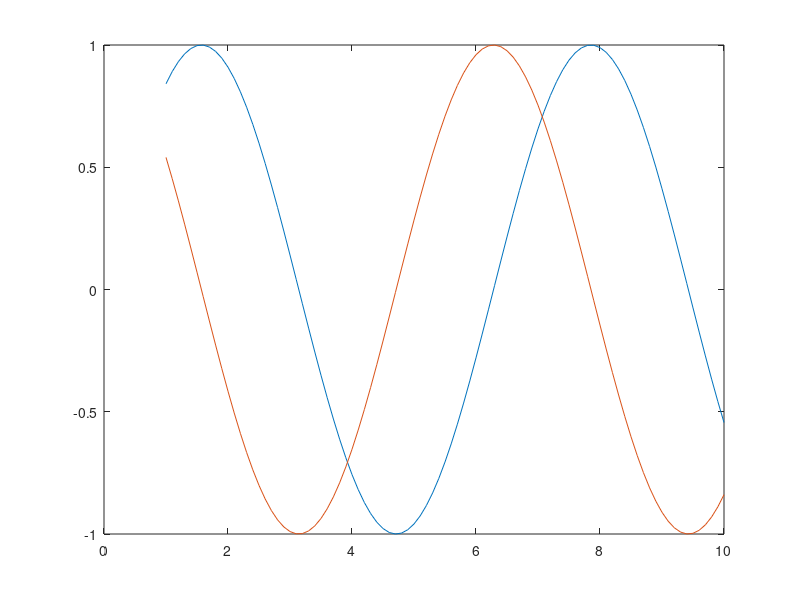

Write the MATLAB code that produced this figure.
%% plot
plot(1:0.1:10,sin(1:0.1:10), 1:0.1:10,cos(1:0.1:10))

% read from line
% written to file
% append to file

mymat = rand(2,3)
save testfile.dat mymat -ascii

mymat2 = rand(4,3)
save testfile.dat mymat2 -ascii % cover the origin data

mymat3 = rand(5,3)
save testfile.dat mymat3 -ascii -append % add to the end

type testfile.dat
%prompt the user for the number

% load testfile.dat

%% function 
function outputArgument = calcarea(rad)
    area = pi * rad ^2
end

